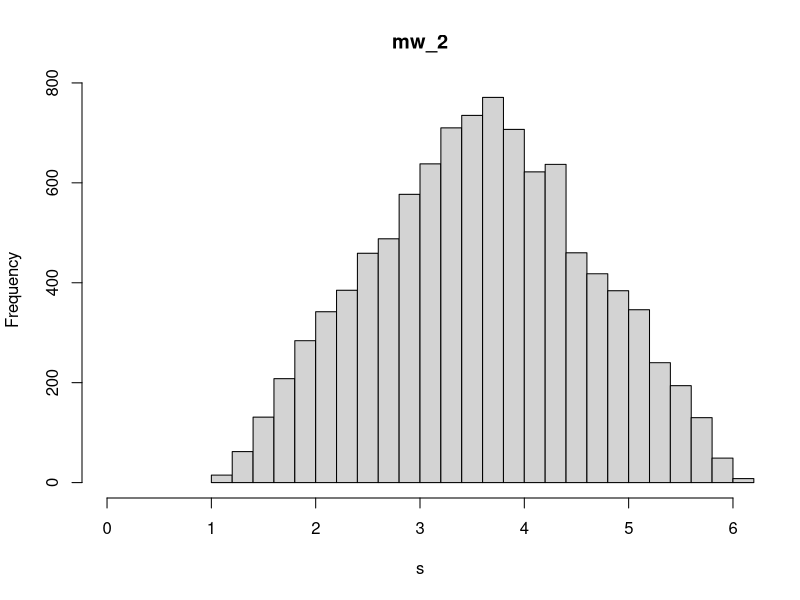

This chart was generated by the following R code:
#Ein Schätzer (a.k.a. Statistik) ist eine Funktion der Stichprobe
mw = function(x){ 
  return (mean(x))
}

mw_2 = function(x){ 
  return (0.5*(x[1] + x[2]) + 1/length(x))
}

med = function(x){ 
  return (median(x))
}

s = rep(NA, 10000)
n = 10
for (i in 1:length(s)){
  x = runif(n, 1, 6) #Erzeugung der Stichprobe, aus einer Verteilung
  #Frage was ist EW
  s[i] = mw_2(x) 
}
hist(s, 30, xlim = c(0,6), main='mw_2')
mean((s-3.5)^2)




mean((s - 3.5)^2)#Bei n = 10
#mse 
#     mw 0.20
#     med 0.44
#     mw_2 1.05



